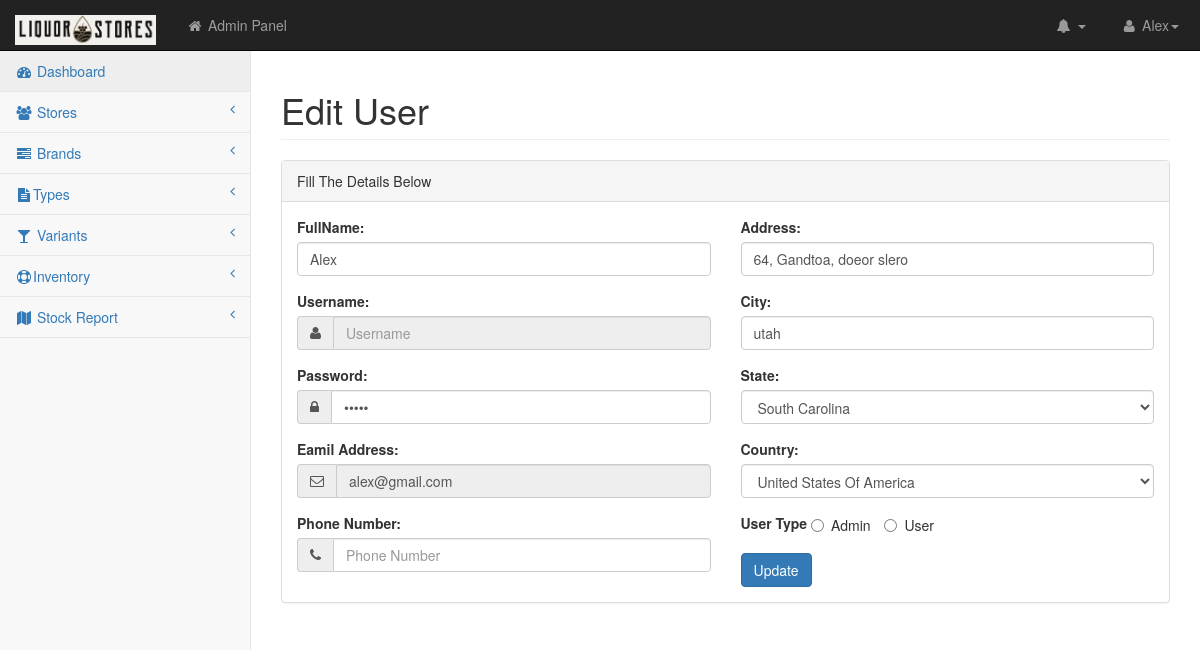
Page /add_user.php?action=edit&id=1 (signed in) on the earlier database version.
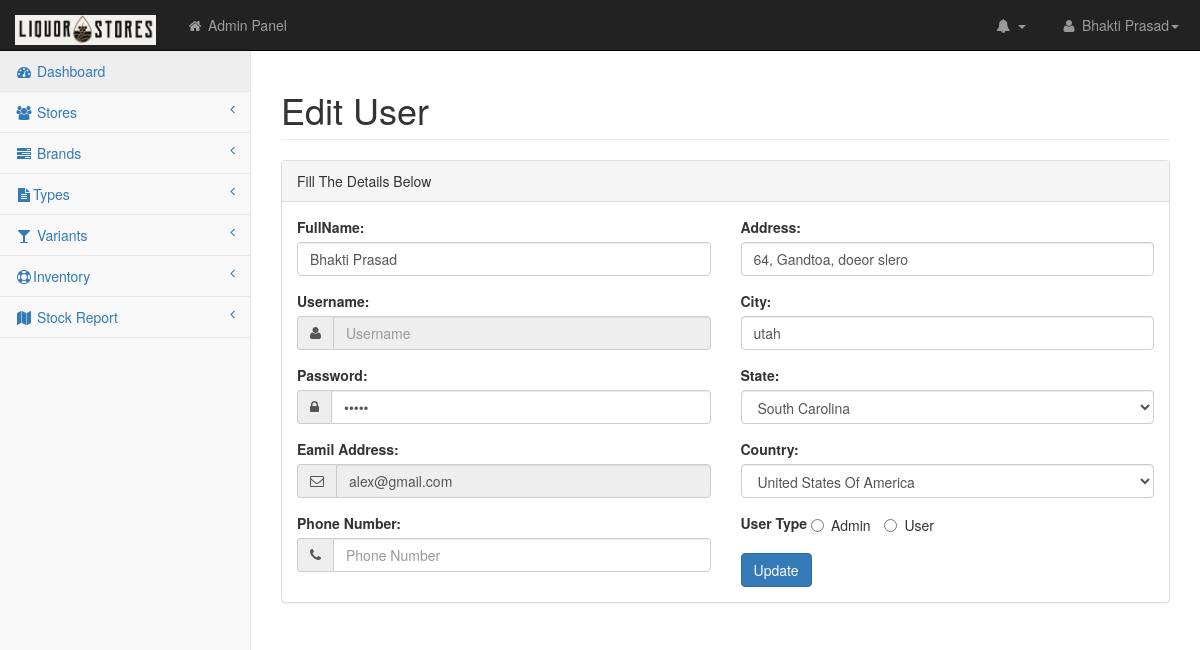
Same page on the later database version.
### tables this page shows
CREATE TABLE `users` (
  `id` int(11) NOT NULL AUTO_INCREMENT,
  `store_id` int(11) DEFAULT NULL,
  `name` varchar(255) DEFAULT NULL,
  `email` varchar(255) NOT NULL,
  `mobile` bigint(11) NOT NULL,
  `adharno` bigint(20) NOT NULL,
  `password` varchar(30) NOT NULL,
  `address` varchar(255) NOT NULL,
  `country` varchar(15) NOT NULL,
  `zip` int(10) DEFAULT NULL,
  `city` varchar(50) NOT NULL,
  `state` varchar(20) NOT NULL,
  `type` varchar(10) DEFAULT NULL,
  `activated` char(1) DEFAULT 'N',
  PRIMARY KEY (`id`),
  UNIQUE KEY `MOBILE` (`mobile`),
  UNIQUE KEY `ADHARNO` (`adharno`),
  UNIQUE KEY `EMAIL` (`email`)
);

### include/config.php (called while the page is built, shortened)
<?php
  $addres='http://'.$_SERVER['SERVER_NAME'].'/';
?>

### include/functions.php (called while the page is built, shortened)
<?php
function GetName($tablename,$field,$where,$id)
{
	$uquery="SELECT * FROM $tablename WHERE $where='$id'";
	$uresult=mysql_query($uquery);
	$urow=mysql_fetch_object($uresult);
	$newval=stripslashes( $urow->$field);
	return $newval;
}
?>

### add_user.php (the view, shortened to what the changed rows need)
<?php
include("connect.php");
echo $user=$_SESSION["AdmID"];
echo $id=$_GET["id"];
$act=$_GET['action'];
?>
<?php
 if($id)
{
$sel="SELECT *,`password`, AES_DECRYPT(`password`, SHA1('aalizzwell')) AS passd FROM users WHERE id='$id'";
$selqry=mysql_query($sel);
$selrow=mysql_fetch_object($selqry);
}
 ?>
<?php include("top.php"); ?>
    </head>
    <body>
        <div id="wrapper">
             <?php include("nav.php"); ?>
            <div id="page-wrapper">
                <div class="row">
                    <div class="col-lg-12">
                        <h1 class="page-header"><?php if($act==edit) { ?>Edit <? } if($act==view)  { ?>View <? } if($act==add) {?>Add <?php } ?>User</h1>
                    </div>
                </div>
                <div class="row">
                    <div class="col-lg-12">
                        <div class="panel panel-default">
                            <div class="panel-body">
                                <div class="row">
                                <form role="form" name="profile" id="profile" method="post" enctype="multipart/form-data">
                                    <div class="col-lg-6">
                                                                                    <div class="form-group">
                                            <label for="validationCustom01">FullName:</label>
<input class="form-control" placeholder="Full Name" name="fullname" value="<?php echo $selrow->name; ?>" required>
                                             </div>
                                               <div class="form-group">
                                            <div class="form-group input-group">
                                                <span class="input-group-addon"><i class="fa fa-envelope-o"></i></span>
 <input type="email" class="form-control" placeholder="name@example.com" name="email" value="<?php echo $selrow->email; ?>"<?php if($id) { ?>readonly="readonly"<? }?> required>
                                            </div>
                                            </div>
                                    </div>
                                    <div class="col-lg-6">
                                    <div class="form-group">
                                            <label>Address:</label>
                                                <input class="form-control" placeholder="Address" name="address" value="<?php echo $selrow->address; ?>" required>
                                            </div>
                                            <div class="form-group">
                                            <label>City:</label>
              <input class="form-control" placeholder="City" name="city" value="<?php echo $selrow->city; ?>" required>
                                            </div>
                                            <div class="form-group">
                                            <label>State:</label>
                                               <select name="state" id="state" class="form-control" required>
<option <? if($selrow->state==SC) {  echo "selected "; } ?>value="SC">South Carolina</option>
</select>
                                            </div>
                                            <div class="form-group">
                                            <label>Country:</label>
                                                <select class="form-control" name="country" required>
													<option value="USA"<? if($selrow->country==USA) {  echo "selected "; } ?>>United States Of America</option>
                                                </select>
                                            </div>
                                <div class="form-group">
                                    <label class="radio-inline">
        <input type="radio" name="type" id="optionsRadiosInline1" value="A" <? if($selrow->type==A) {  echo "checked "; } ?>>Admin
    </label>
    <label class="radio-inline">
        <input type="radio" name="type" id="optionsRadiosInline2" value="U" <? if($selrow->type==U) {  echo "checked "; } ?>>User
    </label>
                                            </div>
                                    </div>
                                    </form>
                                </div>
                            </div>
                        </div>
                    </div>
                </div>
            </div>
        </div>
    </body>
</html>

### nav.php (shortened to what the changed rows need)
<nav class="navbar navbar-inverse navbar-fixed-top" role="navigation">
              <ul class="nav navbar-right navbar-top-links">
                  <li class="dropdown">
                      <a class="dropdown-toggle" data-toggle="dropdown" href="<?php echo $addres; ?>editprofile.php">
                          <i class="fa fa-user fa-fw"></i> <? echo GetName('users','name','id',$user) ?><b class="caret"></b>
                      </a>
                  </li>
              </ul>
          </nav>

Differences in the rows shown:
changed users "alex@gmail.com": fullname "Alex" → "Bhakti Prasad"
Other differences:
GetName('users','name','id',$user): "Alex" → "Bhakti Prasad"
